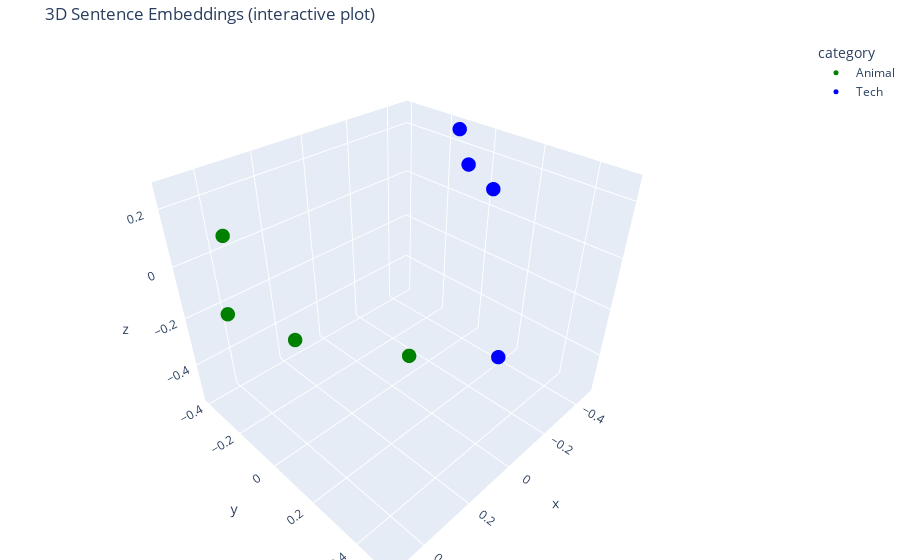

Notebook code cell kept with this figure:
### Markdown cell above
### Visualization (PCA)
Embeddings are high-dimensional vectors. Lets use Principal Component Analysis (PCA) to reduce them to 3 dimensions so we can plot them.

You can interact with the plot.

### Code cell
simple_pca = PCA(n_components=3)
reduced_embeddings = simple_pca.fit_transform(embeddings_array)

df = pd.DataFrame({
    'x': reduced_embeddings[:, 0],
    'y': reduced_embeddings[:, 1],
    'z': reduced_embeddings[:, 2],
    'sentence': sentences,
    'category': labels
})

fig = px.scatter_3d(
    df, 
    x='x', y='y', z='z',
    color='category',
    hover_data={'x': False, 'y': False, 'z': False, 'sentence': True},
    title="3D Sentence Embeddings (interactive plot)",
    color_discrete_map={'Animal': 'green', 'Tech': 'blue'}
)

fig.update_traces(marker=dict(size=5))
fig.update_layout(margin=dict(l=0, r=0, b=0, t=40))

fig.show()

### Figure 1 — Plotly figure (JSON) as saved in the notebook; plotly's stock layout.template omitted (floating-point values rounded to 4 significant figures)
{"data": [{"customdata": [["The quick brown fox jumps over the dog."], ["The neigbourhood dog barks all night."], ["My cat likes to chase dogs in the yard."], ["Cheetas are very fast."]], "hovertemplate": "category=Animal<br>sentence=%{customdata[0]}<extra></extra>", "legendgroup": "Animal", "marker": {"color": "green", "size": 5, "symbol": "circle"}, "mode": "markers", "name": "Animal", "scene": "scene", "showlegend": true, "type": "scatter3d", "x": [0.3938, 0.4404, 0.5029, 0.3972], "y": [-0.336, 0.5089, 0.162, -0.3972], "z": [0.09201, 0.1464, 0.02888, -0.2376]}, {"customdata": [["Data mining involves discovering patterns in large datasets."], ["Neural networks are a subset of machine learning algorithms."], ["Clustering algorithms group similar data points together."], ["Principal component analysis reduces the dimensionality of data."]], "hovertemplate": "category=Tech<br>sentence=%{customdata[0]}<extra></extra>", "legendgroup": "Tech", "marker": {"color": "blue", "size": 5, "symbol": "circle"}, "mode": "markers", "name": "Tech", "scene": "scene", "showlegend": true, "type": "scatter3d", "x": [-0.4729, -0.3856, -0.409, -0.4668], "y": [0.03307, 0.1937, -0.03425, -0.1302], "z": [0.08235, -0.5454, 0.1737, 0.2596]}], "layout": {"legend": {"title": {"text": "category"}, "tracegroupgap": 0}, "margin": {"b": 0, "l": 0, "r": 0, "t": 40}, "scene": {"domain": {"x": [0, 1], "y": [0, 1]}, "xaxis": {"title": {"text": "x"}}, "yaxis": {"title": {"text": "y"}}, "zaxis": {"title": {"text": "z"}}}, "title": {"text": "3D Sentence Embeddings (interactive plot)"}}}
